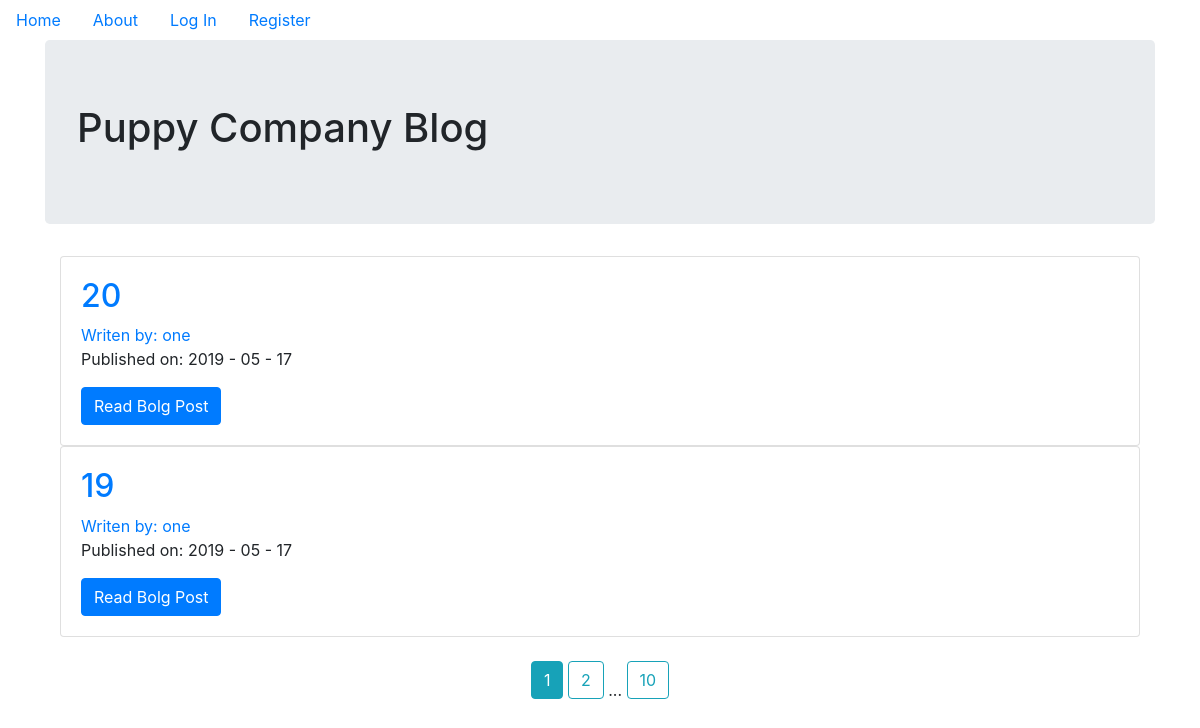
The page / on the database its author committed.
### puppycompanyblog/models.py (models this page shows, shortened)
class BlogPost(db.Model):
    users = db.relationship(User)
    id = db.Column(db.Integer,primary_key= True)
    date = db.Column(db.DateTime, nullable=False, default=datetime.utcnow)
    title = db.Column(db.String(140),nullable=False)
    text = db.Column(db.Text,nullable=False)
    user_id = db.Column(db.Integer,db.ForeignKey('users.id'), nullable=False)

class User(db.Model,UserMixin):
    __tablename__ = 'users'
    id = db.Column(db.Integer, primary_key=True)
    profile_image = db.Column(db.String(64),nullable=False, default='default_profile.png')
    email = db.Column(db.String(64),unique=True,index=True)
    username = db.Column(db.String(64),unique=True,index=True)
    password_hash = db.Column(db.String(128))
    posts = db.relationship('BlogPost', backref = 'author', lazy=True)

### puppycompanyblog/core/views.py (the view)
@core.route('/')
def index():
    page = request.args.get('page',1,type=int)
    blog_posts = BlogPost.query.order_by(BlogPost.date.desc()).paginate(page=page, per_page=2)
    return render_template('index.html',blog_posts=blog_posts)

### puppycompanyblog/templates/index.html
{% extends 'base.html' %}
{% block content %}
    <div class="jumbotron">
        <h1>Puppy Company Blog</h1>
    </div>
    <div class="container">
        {% for  post in blog_posts.items  %}
        <div class="card">
            <div class="card-body">
                <h2><a class='card-title' href="{{url_for('blog_posts.blog_post',blog_post_id=post.id)}}">{{post.title}}</a></h2>
                <a href="{{url_for('users.user_posts', username=post.author.username)}}">Writen by: {{post.author.username}}</a>
                <p>Published on: {{post.date.strftime("%Y - %m - %d")}}</p>
                <a class='btn btn-primary' href="{{url_for('blog_posts.blog_post',blog_post_id=post.id)}}">Read Bolg Post</a>
            </div>
        </div>
        {% endfor %}
    </div>
<br>
<nav aria-label="Page navigation example" align='center'>
          {% for page_num in blog_posts.iter_pages(left_edge=1, right_edge=1, left_current=1, right_current=2 ) %}
            {% if page_num %}
                {% if blog_posts.page == page_num %}
                    <a class="btn btn-info mb-4" href="{{url_for('core.index', page=page_num)}}">{{page_num}}</a>
                {% else %}
                    <a class="btn btn-outline-info mb-4" href="{{url_for('core.index', page=page_num)}}">{{page_num}}</a>
                {% endif %}
            {% else %}
             ...
            {% endif %}
          {% endfor %}
</nav>
{% endblock %}

### rows shown on the page
BlogPost: title "20", author.username "one", date "2019 - 05 - 17"
BlogPost: title "19", author.username "one", date "2019 - 05 - 17"

### other values the page prints
{{ page_num }} "1"
{{ page_num }} "2" "10"
